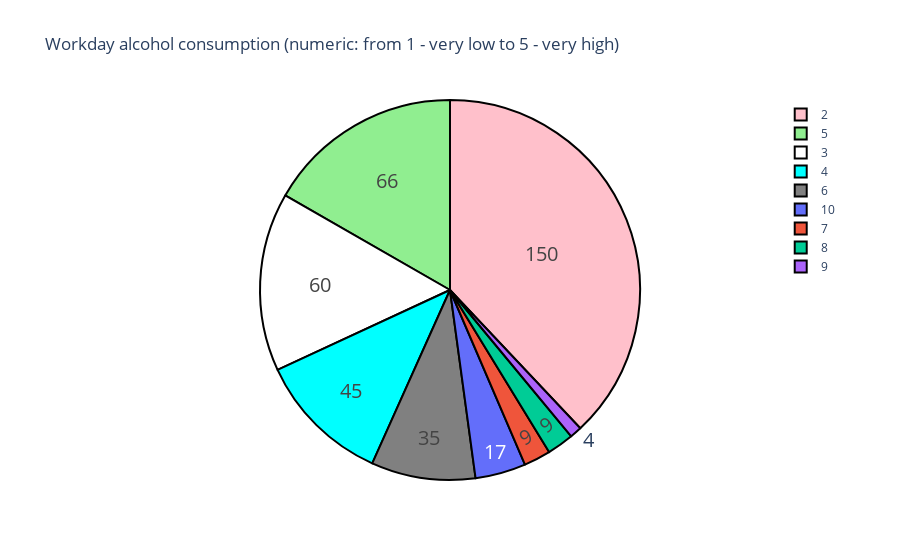

Notebook source saved alongside this figure:
### Code cell
labels = data["Dalc"].unique().tolist()
amount = data["Dalc"].value_counts().tolist()

colors = ["pink","lightgreen","white","cyan","gray"]

trace = go.Pie(labels=labels, values=amount,
               hoverinfo='label+percent', textinfo='value', 
               textfont=dict(size=20),
               marker=dict(colors=colors, 
                           line=dict(color='#000000', width=2)))

dt = [trace]
layout = go.Layout(title="Workday alcohol consumption (numeric: from 1 - very low to 5 - very high)")

fig = go.Figure(data=dt, layout=layout)
iplot(fig, filename = 'rt')

### Figure 1 — Plotly figure (JSON) as saved in the notebook; plotly's stock layout.template omitted (floating-point values rounded to 4 significant figures)
{"data": [{"hoverinfo": "label+percent", "labels": [2, 5, 3, 4, 6, 10, 7, 8, 9], "marker": {"colors": ["pink", "lightgreen", "white", "cyan", "gray"], "line": {"color": "#000000", "width": 2}}, "textfont": {"size": 20}, "textinfo": "value", "type": "pie", "values": [150, 66, 60, 45, 35, 17, 9, 9, 4]}], "layout": {"title": {"text": "Workday alcohol consumption (numeric: from 1 - very low to 5 - very high)"}}}
